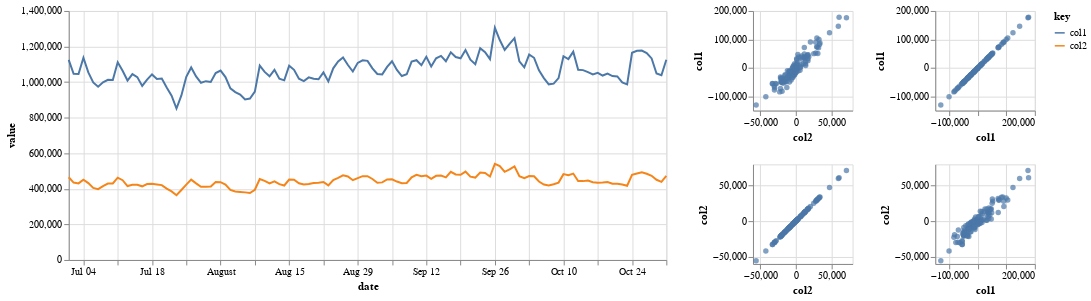
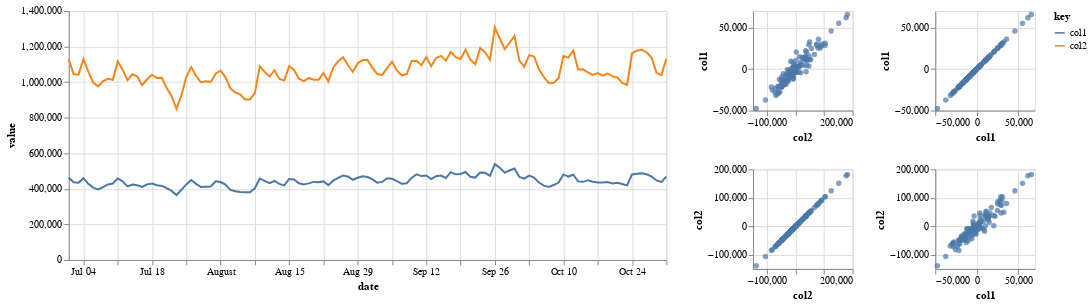
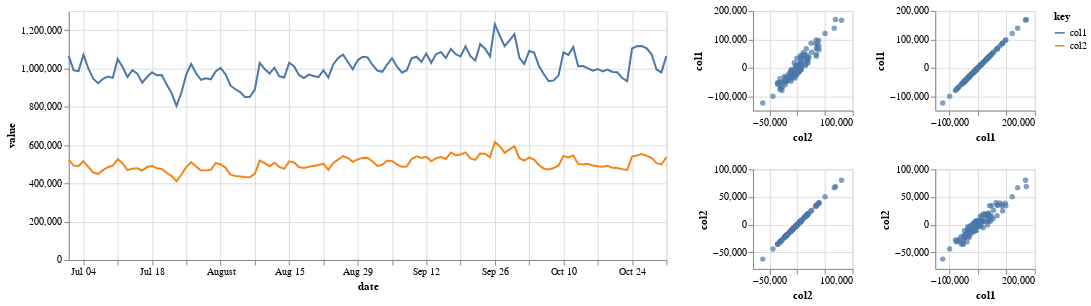
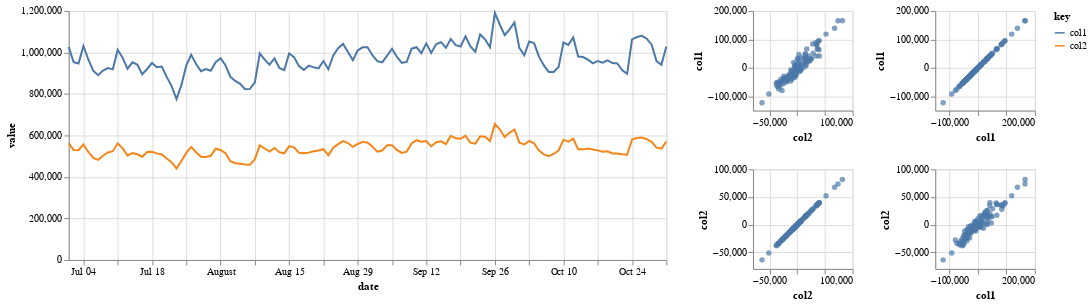

The cell these charts' notebook holds for them, in order:
### Code cell
#@title <font color = "blue">Step 8</font>
# @markdown <font color='blue'><b>■ Experiment Design by fastDTW</b></font>

if design_type.value == 'A: divide_equally':
  design.equal_division(
      dataframe_wide = design.df_wide_tgt,
      num_of_iteration = num_of_iterationｓ.value,
      num_of_split = num_of_split.value,
      start_date = start_date.value,
      end_date = end_date.value)
elif design_type.value == 'B: similarity_selection':
  design.similar_divisions(
      dataframe_wide = design.df_wide_tgt,
      target_geo = target_geo.value.replace(' ', '').split(','),
      num_of_iteration = num_of_iterationｓ.value,
      num_of_pick = num_of_pick.value,
      num_of_covariate = num_of_covariate.value,
      start_date = start_date.value,
      end_date = end_date.value)
else:
  pass

case_selection = ipywidgets.ToggleButtons(
    options=["option_1", "option_2", "option_3", "option_4", "option_5"],
    value='option_1',
    description='your choice:',
    disabled=False,
    layout=ipywidgets.Layout(width='auto')
)
test_selection = ipywidgets.ToggleButtons(
    options=["col1", "col2", "col3", "col4", "col5", "col6"],
    value='col1',
    description='test ccol:',
    disabled=False,
    layout=ipywidgets.Layout(width='auto')
)

display(
    Markdown(f"""<br>Which of the five options would you choose?
"""), case_selection,
    Markdown(
        f"""<br>Please select <b>test column</b>
"""), test_selection)
